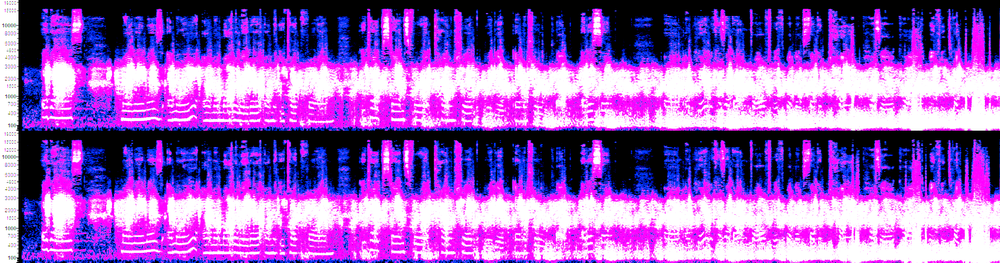
#> input picture self_introduction_memory_dump/_Tape9_thought/self_intro_spec_cont_brightened.png, 1000 x 263 px, shrunk from 2381 x 626 before the run, found by its file name
$ python inspect_images.py
#> lines starting #> are read from the running program, lines starting #| are printed output that depends on the picture; after the words box and inside, x2 and y2 are one past the last pixel; in counts of white or black regions, pixels touching at a corner belong together
from PIL import Image
import numpy as np

for name in ['self_intro_spec_cont_brightened.png', 'self_intro_spec.png']:
    img = Image.open(rf'C:\stack\arg\{name}')
#> img is the input picture: PIL image 1000x263 RGBA; mean R, G, B, A 151.4, 89, 190.8, 255
    print(name, 'size', img.size, 'mode', img.mode)
#| self_intro_spec_cont_brightened.png size (1000, 263) mode RGBA
    gray = np.array(img.convert('L'))
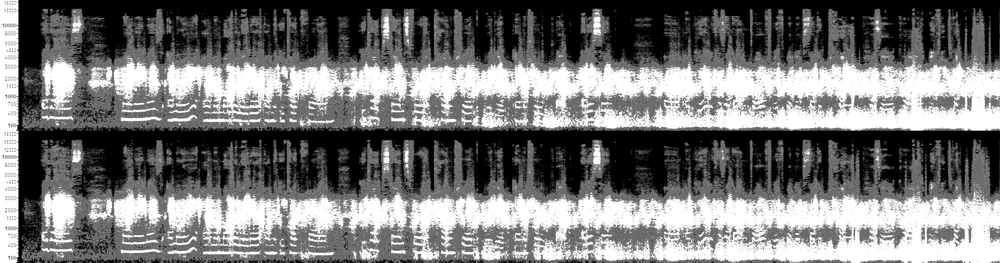
#> gray: shape (263, 1000); min 0, max 255, mean 119.2
    print('  min/max', gray.min(), gray.max())
#|   min/max 0 255
    bright = gray > 200
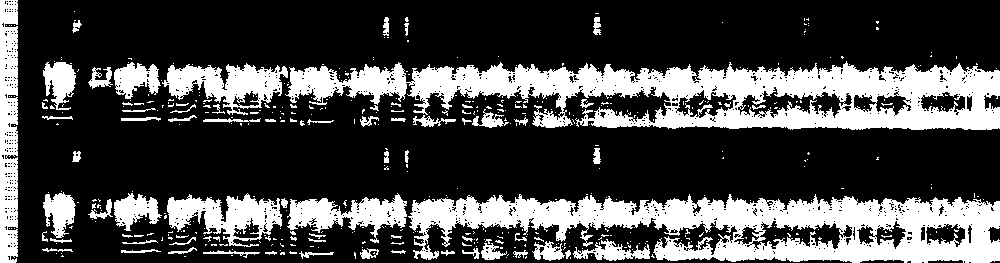
#> bright: shape (263, 1000) bool; 28% white; 474 white regions (402 under 20 px), largest, box (x1, y1, x2, y2) and area: (285, 61, 1000, 130) 26587, (408, 194, 1000, 263) 22804, (0, 0, 18, 263) 4256
    row_counts = bright.sum(axis=1)
#> row_counts = 263 values, max 924 at index 83, min 12 at index 1, mean 280.1
    top_rows = np.argsort(row_counts)[-20:]
#> top_rows = 20 values, max 217 at index 12, min 73 at index 3, mean 133.2
    print('  top bright rows:', sorted(top_rows.tolist()))
#|   top bright rows: [73, 74, 75, 76, 80, 81, 82, 83, 84, 85, 86, 88, 205, 206, 212, 213, 214, 215, 216, 217]
    print('  counts:', row_counts[top_rows])
#|   counts: [848 850 852 852 854 861 870 871 876 887 887 887 891 892 898 904 905 916
#|  918 924]
#> pass 2 of the loop `for name in ['self_intro_spec_cont_brightened.png', 'self_intro_spec.p..`:
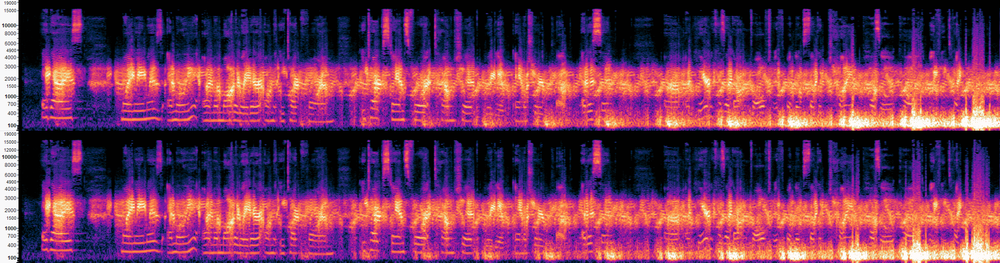
#> input picture self_introduction_memory_dump/_Tape9_thought/self_intro_spec.png, 1000 x 263 px, shrunk from 2381 x 626 before the run, found by its file name
#> img is the input picture: PIL image 1000x263 RGBA; mean R, G, B, A 112.9, 52.2, 91.2, 255
#| self_intro_spec.png size (1000, 263) mode RGBA
#> `gray = np.array(img.convert('L'))`:
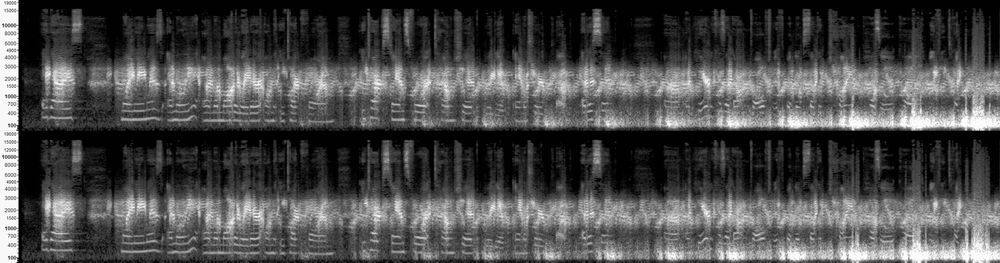
#> gray: shape (263, 1000); min 0, max 255, mean 74.8
#|   min/max 0 255
#> `bright = gray > 200`:
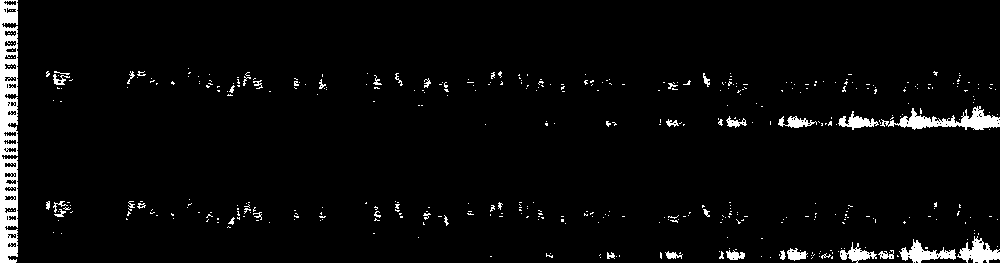
#> bright: shape (263, 1000) bool; 3.7% white; 455 white regions (412 under 20 px), largest, box (x1, y1, x2, y2) and area: (0, 0, 18, 263) 3694, (880, 106, 1000, 130) 1174, (957, 236, 1000, 263) 589
#> row_counts = 263 values, max 246 at index 124, min 2 at index 156, mean 37.23
#> top_rows = 20 values, max 258 at index 8, min 82 at index 0, mean 177.5
#|   top bright rows: [82, 84, 118, 119, 120, 121, 122, 123, 124, 125, 126, 250, 251, 252, 253, 254, 255, 256, 257, 258]
#|   counts: [110 121 122 138 147 151 157 183 186 194 212 216 218 219 220 231 236 238
#|  242 246]
